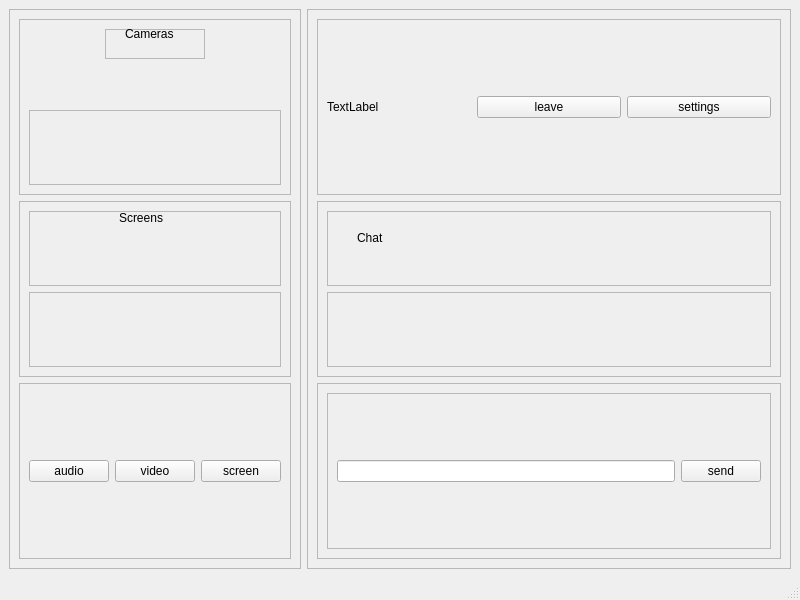
<?xml version="1.0" encoding="UTF-8"?>
<ui version="4.0">
 <class>MainWindow</class>
 <widget class="QMainWindow" name="MainWindow">
  <property name="geometry">
   <rect>
    <x>0</x>
    <y>0</y>
    <width>800</width>
    <height>600</height>
   </rect>
  </property>
  <property name="windowTitle">
   <string>MainWindow</string>
  </property>
  <widget class="QWidget" name="centralwidget">
   <layout class="QHBoxLayout" name="horizontalLayout_2">
    <item>
     <widget class="QFrame" name="frame">
      <property name="frameShape">
       <enum>QFrame::StyledPanel</enum>
      </property>
      <property name="frameShadow">
       <enum>QFrame::Raised</enum>
      </property>
      <layout class="QVBoxLayout" name="verticalLayout">
       <item>
        <widget class="QFrame" name="frame_7">
         <property name="frameShape">
          <enum>QFrame::StyledPanel</enum>
         </property>
         <property name="frameShadow">
          <enum>QFrame::Raised</enum>
         </property>
         <layout class="QVBoxLayout" name="verticalLayout_3">
          <item alignment="Qt::AlignHCenter|Qt::AlignTop">
           <widget class="QFrame" name="frame_10">
            <property name="minimumSize">
             <size>
              <width>100</width>
              <height>30</height>
             </size>
            </property>
            <property name="frameShape">
             <enum>QFrame::StyledPanel</enum>
            </property>
            <property name="frameShadow">
             <enum>QFrame::Raised</enum>
            </property>
            <widget class="QLabel" name="label">
             <property name="geometry">
              <rect>
               <x>20</x>
               <y>-10</y>
               <width>100</width>
               <height>30</height>
              </rect>
             </property>
             <property name="minimumSize">
              <size>
               <width>100</width>
               <height>30</height>
              </size>
             </property>
             <property name="text">
              <string>Cameras</string>
             </property>
            </widget>
           </widget>
          </item>
          <item>
           <widget class="QFrame" name="frame_11">
            <property name="frameShape">
             <enum>QFrame::StyledPanel</enum>
            </property>
            <property name="frameShadow">
             <enum>QFrame::Raised</enum>
            </property>
           </widget>
          </item>
         </layout>
        </widget>
       </item>
       <item>
        <widget class="QFrame" name="frame_8">
         <property name="frameShape">
          <enum>QFrame::StyledPanel</enum>
         </property>
         <property name="frameShadow">
          <enum>QFrame::Raised</enum>
         </property>
         <layout class="QVBoxLayout" name="verticalLayout_4">
          <item>
           <widget class="QFrame" name="frame_12">
            <property name="frameShape">
             <enum>QFrame::StyledPanel</enum>
            </property>
            <property name="frameShadow">
             <enum>QFrame::Raised</enum>
            </property>
            <widget class="QLabel" name="label_2">
             <property name="geometry">
              <rect>
               <x>90</x>
               <y>0</y>
               <width>47</width>
               <height>13</height>
              </rect>
             </property>
             <property name="text">
              <string>Screens</string>
             </property>
            </widget>
           </widget>
          </item>
          <item>
           <widget class="QFrame" name="frame_13">
            <property name="frameShape">
             <enum>QFrame::StyledPanel</enum>
            </property>
            <property name="frameShadow">
             <enum>QFrame::Raised</enum>
            </property>
           </widget>
          </item>
         </layout>
        </widget>
       </item>
       <item>
        <widget class="QFrame" name="frame_9">
         <property name="frameShape">
          <enum>QFrame::StyledPanel</enum>
         </property>
         <property name="frameShadow">
          <enum>QFrame::Raised</enum>
         </property>
         <layout class="QHBoxLayout" name="horizontalLayout_4">
          <item>
           <widget class="QPushButton" name="pushButton">
            <property name="text">
             <string>audio</string>
            </property>
           </widget>
          </item>
          <item>
           <widget class="QPushButton" name="pushButton_2">
            <property name="text">
             <string>video</string>
            </property>
           </widget>
          </item>
          <item>
           <widget class="QPushButton" name="pushButton_3">
            <property name="text">
             <string>screen</string>
            </property>
           </widget>
          </item>
         </layout>
        </widget>
       </item>
      </layout>
     </widget>
    </item>
    <item>
     <widget class="QFrame" name="frame_2">
      <property name="frameShape">
       <enum>QFrame::StyledPanel</enum>
      </property>
      <property name="frameShadow">
       <enum>QFrame::Raised</enum>
      </property>
      <layout class="QVBoxLayout" name="verticalLayout_2">
       <item>
        <widget class="QFrame" name="frame_3">
         <property name="frameShape">
          <enum>QFrame::StyledPanel</enum>
         </property>
         <property name="frameShadow">
          <enum>QFrame::Raised</enum>
         </property>
         <layout class="QHBoxLayout" name="horizontalLayout_3">
          <item>
           <widget class="QLabel" name="label_3">
            <property name="text">
             <string>TextLabel</string>
            </property>
           </widget>
          </item>
          <item>
           <widget class="QPushButton" name="pushButton_4">
            <property name="text">
             <string>leave</string>
            </property>
           </widget>
          </item>
          <item>
           <widget class="QPushButton" name="pushButton_6">
            <property name="text">
             <string>settings</string>
            </property>
           </widget>
          </item>
         </layout>
        </widget>
       </item>
       <item>
        <widget class="QFrame" name="frame_4">
         <property name="frameShape">
          <enum>QFrame::StyledPanel</enum>
         </property>
         <property name="frameShadow">
          <enum>QFrame::Raised</enum>
         </property>
         <layout class="QVBoxLayout" name="verticalLayout_5">
          <item>
           <widget class="QFrame" name="frame_14">
            <property name="frameShape">
             <enum>QFrame::StyledPanel</enum>
            </property>
            <property name="frameShadow">
             <enum>QFrame::Raised</enum>
            </property>
            <widget class="QLabel" name="label_4">
             <property name="geometry">
              <rect>
               <x>30</x>
               <y>20</y>
               <width>47</width>
               <height>13</height>
              </rect>
             </property>
             <property name="text">
              <string>Chat</string>
             </property>
            </widget>
           </widget>
          </item>
          <item>
           <widget class="QFrame" name="frame_15">
            <property name="frameShape">
             <enum>QFrame::StyledPanel</enum>
            </property>
            <property name="frameShadow">
             <enum>QFrame::Raised</enum>
            </property>
           </widget>
          </item>
         </layout>
        </widget>
       </item>
       <item>
        <widget class="QFrame" name="frame_5">
         <property name="frameShape">
          <enum>QFrame::StyledPanel</enum>
         </property>
         <property name="frameShadow">
          <enum>QFrame::Raised</enum>
         </property>
         <layout class="QVBoxLayout" name="verticalLayout_6">
          <item>
           <widget class="QFrame" name="frame_17">
            <property name="frameShape">
             <enum>QFrame::StyledPanel</enum>
            </property>
            <property name="frameShadow">
             <enum>QFrame::Raised</enum>
            </property>
            <layout class="QHBoxLayout" name="horizontalLayout_5">
             <item>
              <widget class="QLineEdit" name="lineEdit"/>
             </item>
             <item>
              <widget class="QPushButton" name="pushButton_5">
               <property name="text">
                <string>send</string>
               </property>
              </widget>
             </item>
            </layout>
           </widget>
          </item>
         </layout>
        </widget>
       </item>
      </layout>
     </widget>
    </item>
   </layout>
  </widget>
  <widget class="QStatusBar" name="statusbar"/>
  <widget class="QMenuBar" name="menubar">
   <property name="geometry">
    <rect>
     <x>0</x>
     <y>0</y>
     <width>800</width>
     <height>21</height>
    </rect>
   </property>
  </widget>
 </widget>
 <resources/>
 <connections/>
</ui>
